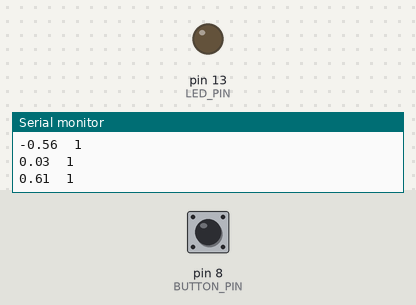
Recording of a sketch running on a simulated Arduino Uno, built with avr-gcc and run on an emulated ATmega328P. Parts: output pins drawn as LEDs (lit = HIGH), the last lines printed to the serial monitor. Inputs (shaded band) come from the test bench; at power-on: pin 8 (BUTTON_PIN) HIGH.

Above: at 1.2 s.
1.3 s: pin 8 (BUTTON_PIN) pulled LOW for 0.15 s
At 1.4 s:
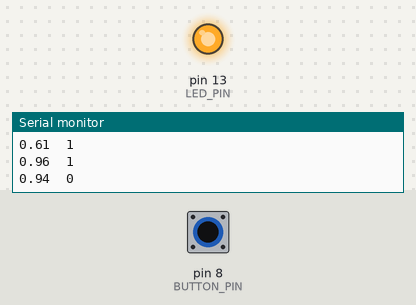
3.0 s: pin 8 (BUTTON_PIN) pulled LOW for 3.2 s
At 6.5 s:
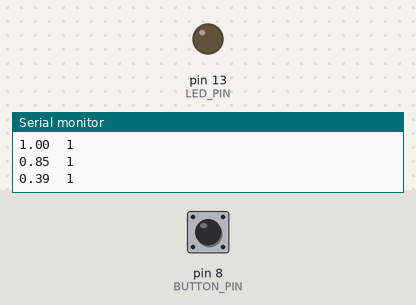
Timing chart, 0 to 8.0 s (numbered marks = the images above; inputs shaded):
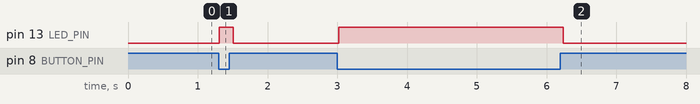

The sketch:

serial-communication.ino
```cpp
#define BUTTON_PIN 8
#define LED_PIN 13

void setup() {
  // put your setup code here, to run once:
  //pinMode(BUTTON_PIN, INPUT);  //optionnel parce que par défaut les pins sont des Inputs
  pinMode(LED_PIN, OUTPUT);

  //Turn the led off when started
  digitalWrite(LED_PIN, LOW);
  pinMode(BUTTON_PIN, INPUT_PULLUP);  //connect internal resistor to pin

  // initialize serial communication at 9600 bits per second:
  Serial.begin(9600);
  Serial.println("Nom du projet pour le retrouver");
}

void loop() {
  // put your main code here, to run repeatedly:

  // on lui demande de lire si la valeur du bouton est HIGH ou LOW (1 ou 0)
  // on le met dans le loop pour qu'il lise constamment l'état du bouton
  boolean buttonValue = digitalRead(BUTTON_PIN);

  // pour voir les données de temps
  int freq = 1;  // Hz
  Serial.print(sin(TWO_PI * freq * millis() / 1000.0));
  // faire une tabulation
  Serial.print("\t");
  // Serial.print("Button is ");
  // donner la valeur du bouton
  Serial.print(buttonValue);
  Serial.println();


  if (!buttonValue) {  //implicite que ça veut dire que c'est vrai
    // do something
    digitalWrite(LED_PIN, HIGH);
  }

  if (buttonValue) {  //implicite que ça veut dire que c'est vrai
    // do something
    digitalWrite(LED_PIN, LOW);
  }

  delay(100);
}
```

Measured:
- after the input at 1.3 s, pin 13 (LED_PIN): LOW → HIGH at once, → LOW 0.20 s later
- after the input at 3.0 s, pin 13 (LED_PIN): LOW → HIGH at once, → LOW 3.2 s later
